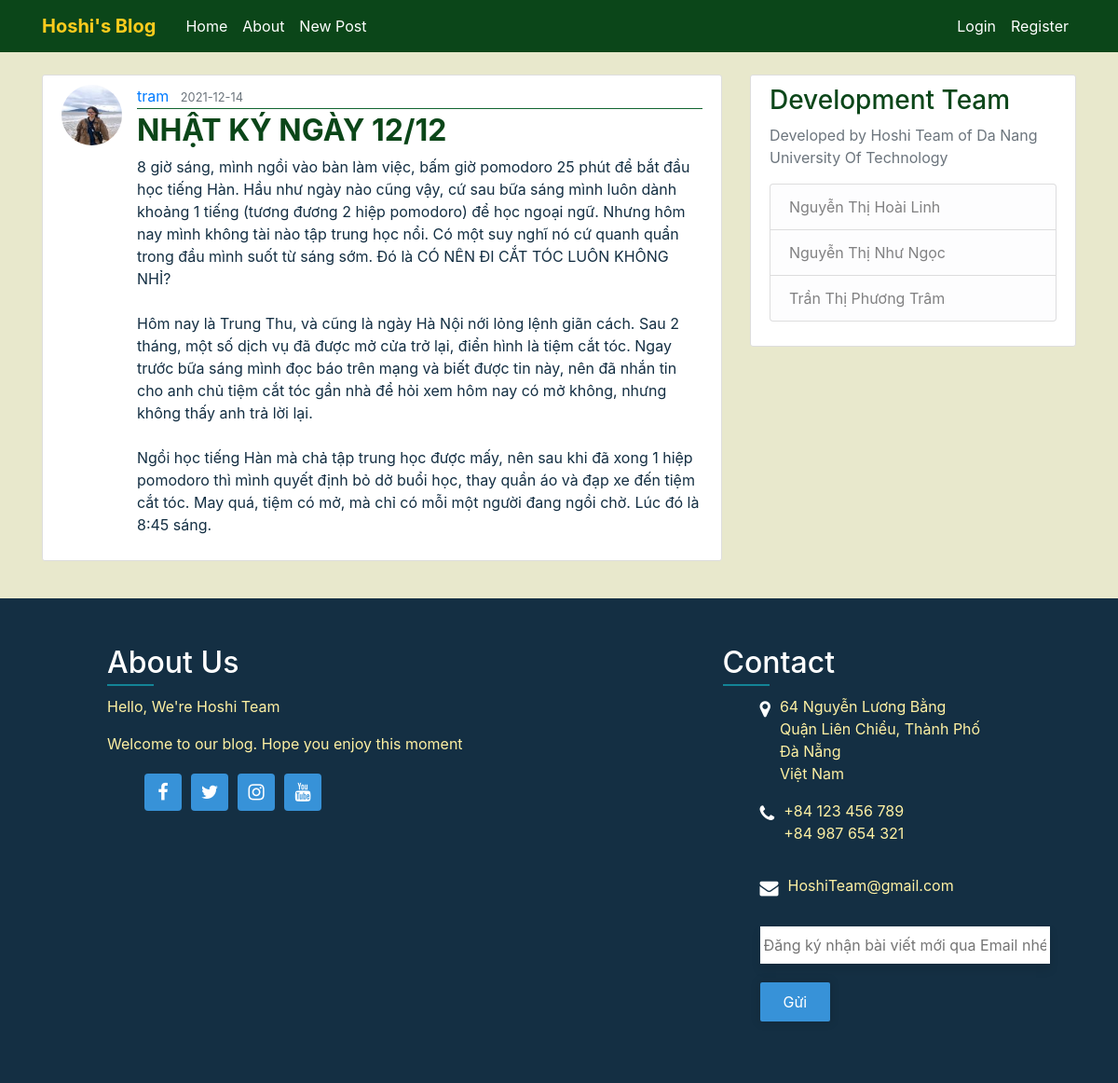
The page /post/29 on the database its author committed.
### FlaskBlog/models.py (models this page shows, shortened)
class User(db.Model, UserMixin):
    id = db.Column(db.Integer, primary_key=True)
    username = db.Column(db.String(20), unique=True, nullable=False)
    email = db.Column(db.String(120), unique=True, nullable=False)
    image_file = db.Column(db.String(20), nullable=False, default='default.png')
    password = db.Column(db.String(60), nullable=False)
    posts = db.relationship('Post', backref='author', lazy=True)

class Post(db.Model):
    id = db.Column(db.Integer, primary_key=True)
    title = db.Column(db.String(100), nullable=False)
    date_posted = db.Column(db.DateTime, nullable=False, default=datetime.utcnow)
    content = db.Column(db.Text, nullable=False)
    user_id = db.Column(db.Integer, db.ForeignKey('user.id'), nullable=False)

### FlaskBlog/routes.py (the view)
@app.route("/post/<int:post_id>")
def post(post_id):
    post = Post.query.get_or_404(post_id)
    return render_template('post.html', title=post.title, post=post)

### FlaskBlog/templates/post.html (shortened to what this page needs)
{% extends "layout.html" %}
{% block content %}
  <article class="media content-section">
    <img class="rounded-circle article-img" src="{{ url_for('static', filename='avatar/' + post.author.image_file) }}">
    <div class="media-body">
      <div class="article-metadata">
        <a class="mr-2" href="#">{{ post.author.username }}</a>
        <small class="text-muted">{{ post.date_posted.strftime('%Y-%m-%d') }}</small>
      </div>
      <h2 class="article-title">{{ post.title }}</h2>
      <p class="article-content">{{ post.content }}</p>
    </div>
  </article>
{% endblock content %}

### FlaskBlog/static/main.css (style rules this page uses)
body { background: #E8E8CC; color: #142F43; margin-top: 5rem; }
h1, h2, h3, h4, h5, h6 { color: #0B4619; }
.content-section { background: #ffffff; padding: 10px 20px; border: 1px solid #dddddd; border-radius: 3px; margin-bottom: 20px; }
.article-title { color: #0B4619; font-weight: bold; }
.article-content { white-space: pre-line; }
.article-img { height: 65px; width: 65px; margin-right: 16px; }
.article-metadata { padding-bottom: 1px; margin-bottom: 4px; border-bottom: 1px solid #116530 }

### rows shown on the page
User: image_file (picture), author.username "tram"
Post: date_posted "2021-12-14", title "NHẬT KÝ NGÀY 12/12", content "8 giờ sáng, mình ngồi vào bàn làm việc, bấm giờ pomodoro 25 phút để bắt đầu học tiếng Hàn. Hầu như ngày nào cũng vậy, cứ sau bữa sáng mình luôn dành khoảng 1 tiếng (tương đương 2 hiệp pomodoro) để học ngoại ngữ. Nhưng hôm nay mình không tài nào tập trung học nổi. Có một suy nghĩ nó cứ quanh quẩn trong đầu mình suốt từ sáng sớm. Đó là CÓ NÊN ĐI CẮT TÓC LUÔN KHÔNG NHỈ? Hôm nay là Trung Thu, và cũng là ngày Hà Nội nới lỏng lệnh giãn cách. Sau 2 tháng, một số dịch vụ đã được mở cửa trở lại, điển hình là tiệm cắt tóc. Ngay trước bữa sáng mình đọc báo trên mạng và biết được tin này, nên đã nhắn tin cho anh chủ tiệm cắt tóc gần nhà để hỏi xem hôm nay có mở không, nhưng không thấy anh trả lời lại.…"
